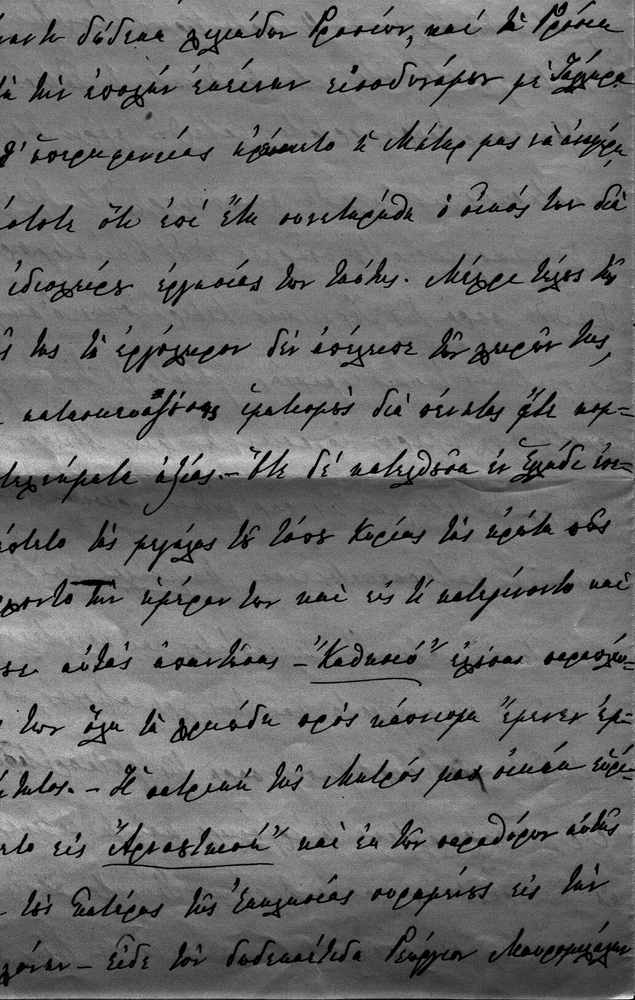
#> input picture First-set/trikoupi6.png, 635 x 1000 px, shrunk from 1031 x 1623 before the run
$ python ask1.py trikoupi6.png out.png 100
#> lines starting #> are read from the running program, lines starting #| are printed output that depends on the picture; after the words box and inside, x2 and y2 are one past the last pixel; in counts of white or black regions, pixels touching at a corner belong together
'''
    Homework_1 for the Course Computational Vision!  "Threshold an image"
    @Author    : Chouliaras Ioannis , AM : 2631
    @Professor : Sfikas Giorgos
    ~~~~~~~~~~~~~~~~~~~~~~~~~~~~~~~~~~ 2020 ~~~~~~~~~~~~~~~~~~~~~~~~~~~~~~~~~~~
'''

# Imports:
import sys
import numpy as np
from PIL import Image
#import matplotlib.pyplot as plt

# Global variable for image.
global original_image
global edited_image


# ~~~~~~~~~~~~~~~~~~~~~~~~~~~~~~~~~~~~~~~~ first step: Open the image ~~~~~~~~~
def open_image(filename):
#> called with filename = 'trikoupi6.png'
    global original_image
    original_image = np.array(Image.open(filename))
#> original_image is the input picture: shape (1000, 635); min 0, max 255, mean 108.4
# ~~~~~~~~~~~~~~~~~~~~~~~~~~~~~~~~~~~~~~~~ END OF FIRST STEP FUNCTION ~~~~~~~~~


# ~~~~~~~~~~~~~~~~~~~~~~~~~~~~~~~~~~~~~~~~ middle step: Transform the image ~~~
def transform_with_threshold(value):
#> called with value = 100
    global original_image
    global edited_image

    edit_image = np.copy(original_image)
    rows = edit_image.shape[0]
#> rows = 1000
    cols = edit_image.shape[1]
#> cols = 635

    if len(edit_image.shape) == 2:
        for i in range(rows):
            for j in range(cols):
                if edit_image[i][j] > value:
                    edit_image[i][j] = 255
                else:
                    edit_image[i][j] = 0
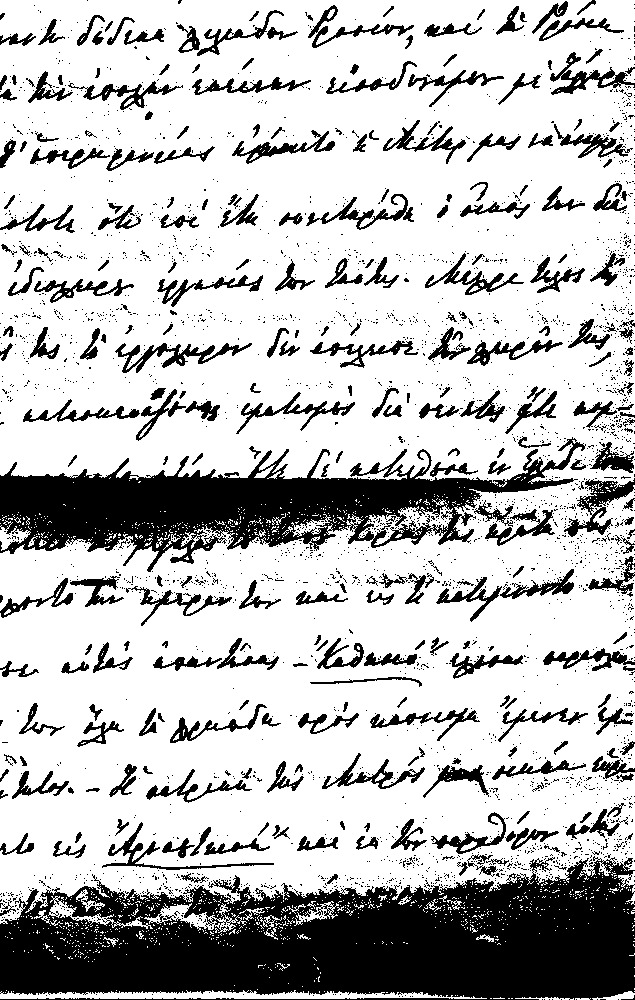
#> edit_image: shape (1000, 635); 74.6% white; 3029 black regions (2732 under 20 px), largest, box (x1, y1, x2, y2) and area: (0, 856, 635, 1000) 63228, (0, 437, 586, 572) 30831, (564, 478, 635, 537) 1345
    else:
        for i in range(rows):
            for j in range(cols):
                pos = edit_image[i][j][0] + edit_image[i][j][1] + \
                      edit_image[i][j][2]
                pos = pos / 3
                if pos > value:
                    edit_image[i][j][0] = 255
                    edit_image[i][j][1] = 255
                    edit_image[i][j][2] = 255
                else:
                    edit_image[i][j][0] = 0
                    edit_image[i][j][1] = 0
                    edit_image[i][j][2] = 0

    edited_image = Image.fromarray(edit_image)
# ~~~~~~~~~~~~~~~~~~~~~~~~~~~~~~~~~~~~~~~~~~~ END OF FIRST STEP FUNCTION ~~~~~~~


# ~~~~~~~~~~~~~~~~~~~~~~~~~~~~~~~~~~~~~~~~ last step: Save the image ~~~~~~~~~~~
def save_image(export_name):
    global edited_image
    edited_image.save(export_name)
# ~~~~~~~~~~~~~~~~~~~~~~~~~~~~~~~~~~~~~~~~~~~ END OF LAST STEP FUNCTION ~~~~~~~


def exit_function():
    print("Wrong values, must be 4\nFirst the name of the python file\n"
          "Second the name of the picture you want"
          " to edit\nThird the name of the exported file\nLast the K value")
    exit(-1)


# ~~~~~~~~~~~~~~~~~~~~~~~~~~~~~~~~~~~~~~~~~~~ Main Function ~~~~~~~~~~~~~~~~~~~
if __name__ == "__main__":
    arguments = len(sys.argv)
    correct = bool(arguments == 4)
    if (correct == False):  # Check the correct arguments
        exit_function()
    else:
        image_to_open_name = sys.argv[1]  # String with the image name to open
        image_to_save_name = sys.argv[2]  # String with the image name to save
        threshold_of_image = int(sys.argv[3])  # integer with the thres. value
        open_image(image_to_open_name)
        transform_with_threshold(threshold_of_image)
        save_image(image_to_save_name)
# ~~~~~~~~~~~~~~~~~~~~~~~~~~~~~~~~~~~~~~~~~~~~~ END OF MAIN ~~~~~~~~~~~~~~~~~~~
